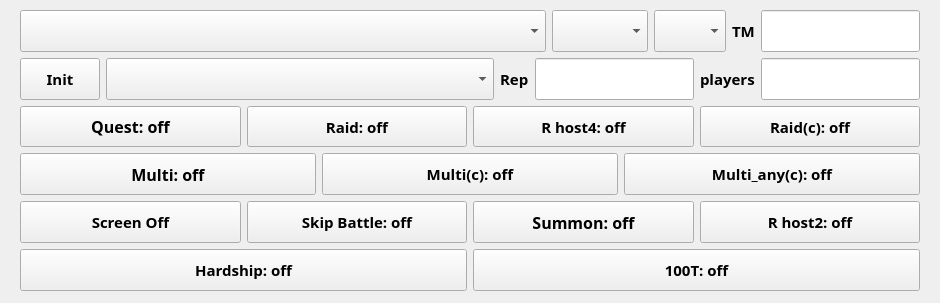
<?xml version="1.0" encoding="UTF-8"?>
<ui version="4.0">
 <class>Form</class>
 <widget class="QWidget" name="Form">
  <property name="geometry">
   <rect>
    <x>0</x>
    <y>0</y>
    <width>940</width>
    <height>303</height>
   </rect>
  </property>
  <property name="windowTitle">
   <string>Form</string>
  </property>
  <widget class="QWidget" name="verticalLayoutWidget">
   <property name="geometry">
    <rect>
     <x>20</x>
     <y>10</y>
     <width>900</width>
     <height>281</height>
    </rect>
   </property>
   <property name="sizePolicy">
    <sizepolicy hsizetype="Preferred" vsizetype="Expanding">
     <horstretch>0</horstretch>
     <verstretch>0</verstretch>
    </sizepolicy>
   </property>
   <property name="font">
    <font>
     <family>새굴림</family>
     <pointsize>11</pointsize>
     <weight>50</weight>
     <bold>false</bold>
    </font>
   </property>
   <property name="locale">
    <locale language="English" country="UnitedStates"/>
   </property>
   <layout class="QVBoxLayout" name="verticalLayout">
    <item>
     <layout class="QHBoxLayout" name="horizontalLayout_4">
      <item>
       <widget class="QComboBox" name="cb_window_name">
        <property name="sizePolicy">
         <sizepolicy hsizetype="Preferred" vsizetype="Expanding">
          <horstretch>1</horstretch>
          <verstretch>0</verstretch>
         </sizepolicy>
        </property>
        <property name="maximumSize">
         <size>
          <width>16777215</width>
          <height>16777215</height>
         </size>
        </property>
        <property name="font">
         <font>
          <family>새굴림</family>
          <pointsize>12</pointsize>
          <weight>75</weight>
          <bold>true</bold>
         </font>
        </property>
        <property name="locale">
         <locale language="English" country="UnitedStates"/>
        </property>
        <property name="placeholderText">
         <string>Device Type</string>
        </property>
       </widget>
      </item>
      <item>
       <widget class="QComboBox" name="cb_window_hwnd">
        <property name="sizePolicy">
         <sizepolicy hsizetype="Minimum" vsizetype="Minimum">
          <horstretch>0</horstretch>
          <verstretch>0</verstretch>
         </sizepolicy>
        </property>
        <property name="maximumSize">
         <size>
          <width>16777215</width>
          <height>16777215</height>
         </size>
        </property>
        <property name="font">
         <font>
          <family>새굴림</family>
          <pointsize>8</pointsize>
          <weight>75</weight>
          <bold>true</bold>
         </font>
        </property>
        <property name="locale">
         <locale language="English" country="UnitedStates"/>
        </property>
        <property name="placeholderText">
         <string>Device Type</string>
        </property>
       </widget>
      </item>
      <item>
       <widget class="QComboBox" name="cb_device_type">
        <property name="sizePolicy">
         <sizepolicy hsizetype="Minimum" vsizetype="Minimum">
          <horstretch>0</horstretch>
          <verstretch>0</verstretch>
         </sizepolicy>
        </property>
        <property name="font">
         <font>
          <family>새굴림</family>
          <pointsize>8</pointsize>
          <weight>50</weight>
          <bold>false</bold>
         </font>
        </property>
       </widget>
      </item>
      <item>
       <widget class="QLabel" name="label_3">
        <property name="sizePolicy">
         <sizepolicy hsizetype="Expanding" vsizetype="Expanding">
          <horstretch>0</horstretch>
          <verstretch>0</verstretch>
         </sizepolicy>
        </property>
        <property name="maximumSize">
         <size>
          <width>16777215</width>
          <height>100</height>
         </size>
        </property>
        <property name="font">
         <font>
          <family>새굴림</family>
          <pointsize>11</pointsize>
          <weight>75</weight>
          <bold>true</bold>
         </font>
        </property>
        <property name="locale">
         <locale language="English" country="UnitedStates"/>
        </property>
        <property name="text">
         <string>TM</string>
        </property>
       </widget>
      </item>
      <item>
       <widget class="QLineEdit" name="le_sleep_multiple">
        <property name="sizePolicy">
         <sizepolicy hsizetype="Expanding" vsizetype="Expanding">
          <horstretch>0</horstretch>
          <verstretch>0</verstretch>
         </sizepolicy>
        </property>
        <property name="maximumSize">
         <size>
          <width>16777215</width>
          <height>100</height>
         </size>
        </property>
        <property name="font">
         <font>
          <family>새굴림</family>
          <pointsize>12</pointsize>
          <weight>75</weight>
          <bold>true</bold>
         </font>
        </property>
        <property name="locale">
         <locale language="English" country="UnitedStates"/>
        </property>
        <property name="alignment">
         <set>Qt::AlignCenter</set>
        </property>
       </widget>
      </item>
     </layout>
    </item>
    <item>
     <layout class="QHBoxLayout" name="horizontalLayout_2">
      <property name="spacing">
       <number>6</number>
      </property>
      <item>
       <widget class="QPushButton" name="pb_init">
        <property name="sizePolicy">
         <sizepolicy hsizetype="Expanding" vsizetype="Expanding">
          <horstretch>0</horstretch>
          <verstretch>0</verstretch>
         </sizepolicy>
        </property>
        <property name="font">
         <font>
          <family>새굴림</family>
          <pointsize>11</pointsize>
          <weight>75</weight>
          <bold>true</bold>
         </font>
        </property>
        <property name="text">
         <string>Init</string>
        </property>
       </widget>
      </item>
      <item>
       <widget class="QComboBox" name="cb_device_serial">
        <property name="sizePolicy">
         <sizepolicy hsizetype="Expanding" vsizetype="Expanding">
          <horstretch>3</horstretch>
          <verstretch>0</verstretch>
         </sizepolicy>
        </property>
        <property name="font">
         <font>
          <family>새굴림</family>
          <pointsize>12</pointsize>
          <weight>50</weight>
          <bold>false</bold>
         </font>
        </property>
       </widget>
      </item>
      <item>
       <widget class="QLabel" name="label">
        <property name="sizePolicy">
         <sizepolicy hsizetype="Expanding" vsizetype="Expanding">
          <horstretch>0</horstretch>
          <verstretch>0</verstretch>
         </sizepolicy>
        </property>
        <property name="maximumSize">
         <size>
          <width>16777215</width>
          <height>100</height>
         </size>
        </property>
        <property name="font">
         <font>
          <family>새굴림</family>
          <pointsize>11</pointsize>
          <weight>75</weight>
          <bold>true</bold>
         </font>
        </property>
        <property name="locale">
         <locale language="English" country="UnitedStates"/>
        </property>
        <property name="text">
         <string>Rep</string>
        </property>
       </widget>
      </item>
      <item>
       <widget class="QLineEdit" name="le_rep">
        <property name="sizePolicy">
         <sizepolicy hsizetype="Expanding" vsizetype="Expanding">
          <horstretch>0</horstretch>
          <verstretch>0</verstretch>
         </sizepolicy>
        </property>
        <property name="maximumSize">
         <size>
          <width>16777215</width>
          <height>100</height>
         </size>
        </property>
        <property name="font">
         <font>
          <family>새굴림</family>
          <pointsize>12</pointsize>
          <weight>75</weight>
          <bold>true</bold>
         </font>
        </property>
        <property name="locale">
         <locale language="English" country="UnitedStates"/>
        </property>
        <property name="alignment">
         <set>Qt::AlignCenter</set>
        </property>
       </widget>
      </item>
      <item>
       <widget class="QLabel" name="label_2">
        <property name="sizePolicy">
         <sizepolicy hsizetype="Expanding" vsizetype="Expanding">
          <horstretch>0</horstretch>
          <verstretch>0</verstretch>
         </sizepolicy>
        </property>
        <property name="maximumSize">
         <size>
          <width>16777215</width>
          <height>100</height>
         </size>
        </property>
        <property name="font">
         <font>
          <family>새굴림</family>
          <pointsize>11</pointsize>
          <weight>75</weight>
          <bold>true</bold>
         </font>
        </property>
        <property name="locale">
         <locale language="English" country="UnitedStates"/>
        </property>
        <property name="text">
         <string>players</string>
        </property>
       </widget>
      </item>
      <item>
       <widget class="QLineEdit" name="le_players">
        <property name="sizePolicy">
         <sizepolicy hsizetype="Expanding" vsizetype="Expanding">
          <horstretch>0</horstretch>
          <verstretch>0</verstretch>
         </sizepolicy>
        </property>
        <property name="maximumSize">
         <size>
          <width>16777215</width>
          <height>100</height>
         </size>
        </property>
        <property name="font">
         <font>
          <family>새굴림</family>
          <pointsize>12</pointsize>
          <weight>75</weight>
          <bold>true</bold>
         </font>
        </property>
        <property name="locale">
         <locale language="English" country="UnitedStates"/>
        </property>
        <property name="alignment">
         <set>Qt::AlignCenter</set>
        </property>
       </widget>
      </item>
     </layout>
    </item>
    <item>
     <layout class="QHBoxLayout" name="horizontalLayout_5">
      <item>
       <widget class="QPushButton" name="pb_quest">
        <property name="sizePolicy">
         <sizepolicy hsizetype="Expanding" vsizetype="Expanding">
          <horstretch>0</horstretch>
          <verstretch>0</verstretch>
         </sizepolicy>
        </property>
        <property name="maximumSize">
         <size>
          <width>16777215</width>
          <height>100</height>
         </size>
        </property>
        <property name="font">
         <font>
          <family>새굴림</family>
          <pointsize>12</pointsize>
          <weight>75</weight>
          <bold>true</bold>
         </font>
        </property>
        <property name="locale">
         <locale language="English" country="UnitedStates"/>
        </property>
        <property name="text">
         <string>Quest: off</string>
        </property>
       </widget>
      </item>
      <item>
       <widget class="QPushButton" name="pb_raid">
        <property name="sizePolicy">
         <sizepolicy hsizetype="Expanding" vsizetype="Expanding">
          <horstretch>0</horstretch>
          <verstretch>0</verstretch>
         </sizepolicy>
        </property>
        <property name="font">
         <font>
          <family>새굴림</family>
          <pointsize>11</pointsize>
          <weight>75</weight>
          <bold>true</bold>
         </font>
        </property>
        <property name="text">
         <string>Raid: off</string>
        </property>
       </widget>
      </item>
      <item>
       <widget class="QPushButton" name="pb_raid_host4">
        <property name="sizePolicy">
         <sizepolicy hsizetype="Expanding" vsizetype="Expanding">
          <horstretch>0</horstretch>
          <verstretch>0</verstretch>
         </sizepolicy>
        </property>
        <property name="font">
         <font>
          <family>새굴림</family>
          <pointsize>11</pointsize>
          <weight>75</weight>
          <bold>true</bold>
         </font>
        </property>
        <property name="text">
         <string>R host4: off</string>
        </property>
       </widget>
      </item>
      <item>
       <widget class="QPushButton" name="pb_raid_client">
        <property name="sizePolicy">
         <sizepolicy hsizetype="Expanding" vsizetype="Expanding">
          <horstretch>0</horstretch>
          <verstretch>0</verstretch>
         </sizepolicy>
        </property>
        <property name="font">
         <font>
          <family>새굴림</family>
          <pointsize>11</pointsize>
          <weight>75</weight>
          <bold>true</bold>
         </font>
        </property>
        <property name="text">
         <string>Raid(c): off</string>
        </property>
       </widget>
      </item>
     </layout>
    </item>
    <item>
     <layout class="QHBoxLayout" name="horizontalLayout">
      <item>
       <widget class="QPushButton" name="pb_multi">
        <property name="sizePolicy">
         <sizepolicy hsizetype="Expanding" vsizetype="Expanding">
          <horstretch>0</horstretch>
          <verstretch>0</verstretch>
         </sizepolicy>
        </property>
        <property name="maximumSize">
         <size>
          <width>16777215</width>
          <height>100</height>
         </size>
        </property>
        <property name="font">
         <font>
          <family>새굴림</family>
          <pointsize>12</pointsize>
          <weight>75</weight>
          <bold>true</bold>
         </font>
        </property>
        <property name="locale">
         <locale language="English" country="UnitedStates"/>
        </property>
        <property name="text">
         <string>Multi: off</string>
        </property>
       </widget>
      </item>
      <item>
       <widget class="QPushButton" name="pb_multi_client">
        <property name="sizePolicy">
         <sizepolicy hsizetype="Expanding" vsizetype="Expanding">
          <horstretch>0</horstretch>
          <verstretch>0</verstretch>
         </sizepolicy>
        </property>
        <property name="font">
         <font>
          <family>새굴림</family>
          <pointsize>11</pointsize>
          <weight>75</weight>
          <bold>true</bold>
         </font>
        </property>
        <property name="text">
         <string>Multi(c): off</string>
        </property>
       </widget>
      </item>
      <item>
       <widget class="QPushButton" name="pb_multi_client_any">
        <property name="sizePolicy">
         <sizepolicy hsizetype="Expanding" vsizetype="Expanding">
          <horstretch>0</horstretch>
          <verstretch>0</verstretch>
         </sizepolicy>
        </property>
        <property name="font">
         <font>
          <family>새굴림</family>
          <pointsize>11</pointsize>
          <weight>75</weight>
          <bold>true</bold>
         </font>
        </property>
        <property name="text">
         <string>Multi_any(c): off</string>
        </property>
       </widget>
      </item>
     </layout>
    </item>
    <item>
     <layout class="QHBoxLayout" name="horizontalLayout_6">
      <item>
       <widget class="QPushButton" name="pb_sc_off">
        <property name="sizePolicy">
         <sizepolicy hsizetype="Expanding" vsizetype="Expanding">
          <horstretch>0</horstretch>
          <verstretch>0</verstretch>
         </sizepolicy>
        </property>
        <property name="font">
         <font>
          <family>새굴림</family>
          <pointsize>11</pointsize>
          <weight>75</weight>
          <bold>true</bold>
         </font>
        </property>
        <property name="text">
         <string>Screen Off</string>
        </property>
       </widget>
      </item>
      <item>
       <widget class="QPushButton" name="pb_skip_battle">
        <property name="sizePolicy">
         <sizepolicy hsizetype="Expanding" vsizetype="Expanding">
          <horstretch>0</horstretch>
          <verstretch>0</verstretch>
         </sizepolicy>
        </property>
        <property name="font">
         <font>
          <family>새굴림</family>
          <pointsize>11</pointsize>
          <weight>75</weight>
          <bold>true</bold>
         </font>
        </property>
        <property name="text">
         <string>Skip Battle: off</string>
        </property>
       </widget>
      </item>
      <item>
       <widget class="QPushButton" name="pb_summon">
        <property name="sizePolicy">
         <sizepolicy hsizetype="Expanding" vsizetype="Expanding">
          <horstretch>0</horstretch>
          <verstretch>0</verstretch>
         </sizepolicy>
        </property>
        <property name="font">
         <font>
          <family>새굴림</family>
          <pointsize>12</pointsize>
          <weight>75</weight>
          <bold>true</bold>
         </font>
        </property>
        <property name="locale">
         <locale language="English" country="UnitedStates"/>
        </property>
        <property name="text">
         <string>Summon: off</string>
        </property>
       </widget>
      </item>
      <item>
       <widget class="QPushButton" name="pb_raid_host2">
        <property name="sizePolicy">
         <sizepolicy hsizetype="Expanding" vsizetype="Expanding">
          <horstretch>0</horstretch>
          <verstretch>0</verstretch>
         </sizepolicy>
        </property>
        <property name="font">
         <font>
          <family>새굴림</family>
          <pointsize>11</pointsize>
          <weight>75</weight>
          <bold>true</bold>
         </font>
        </property>
        <property name="text">
         <string>R host2: off</string>
        </property>
       </widget>
      </item>
     </layout>
    </item>
    <item>
     <layout class="QHBoxLayout" name="horizontalLayout_3">
      <item>
       <widget class="QPushButton" name="pb_hardship">
        <property name="sizePolicy">
         <sizepolicy hsizetype="Expanding" vsizetype="Expanding">
          <horstretch>0</horstretch>
          <verstretch>0</verstretch>
         </sizepolicy>
        </property>
        <property name="font">
         <font>
          <family>새굴림</family>
          <pointsize>11</pointsize>
          <weight>75</weight>
          <bold>true</bold>
         </font>
        </property>
        <property name="text">
         <string>Hardship: off</string>
        </property>
       </widget>
      </item>
      <item>
       <widget class="QPushButton" name="pb_100tower">
        <property name="sizePolicy">
         <sizepolicy hsizetype="Expanding" vsizetype="Expanding">
          <horstretch>0</horstretch>
          <verstretch>0</verstretch>
         </sizepolicy>
        </property>
        <property name="font">
         <font>
          <family>새굴림</family>
          <pointsize>11</pointsize>
          <weight>75</weight>
          <bold>true</bold>
         </font>
        </property>
        <property name="text">
         <string>100T: off</string>
        </property>
       </widget>
      </item>
     </layout>
    </item>
   </layout>
  </widget>
 </widget>
 <resources/>
 <connections/>
 <designerdata>
  <property name="gridDeltaX">
   <number>10</number>
  </property>
  <property name="gridDeltaY">
   <number>10</number>
  </property>
  <property name="gridSnapX">
   <bool>true</bool>
  </property>
  <property name="gridSnapY">
   <bool>true</bool>
  </property>
  <property name="gridVisible">
   <bool>true</bool>
  </property>
 </designerdata>
</ui>
